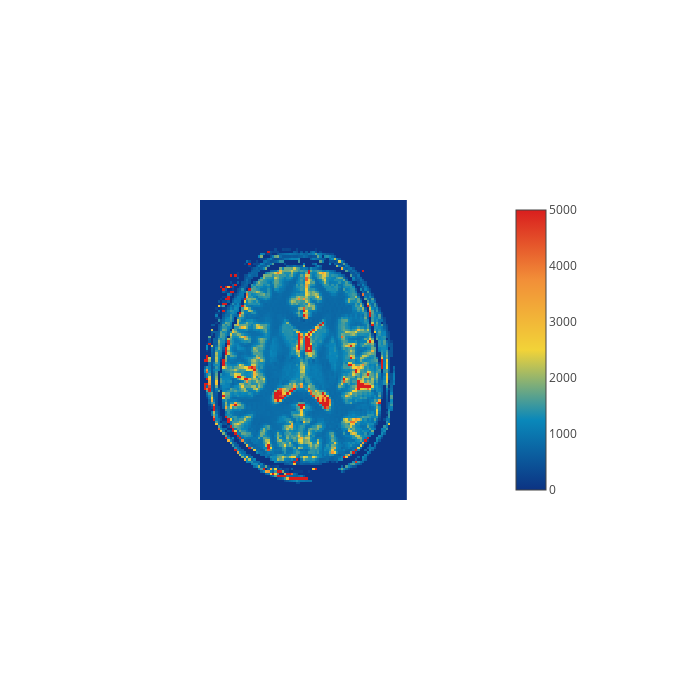

Notebook cell for this chart:
### Code cell
trace = go.Heatmap(x = xAxis,
                   y = yAxis,
                   z=t1Map,
                   colorscale='Portland')

data=[trace]

axis_template = dict(range = [0,127], autorange = False,
             showgrid = False, zeroline = False, showticklabels = False,
             ticks = '' )

layout = dict( margin = dict(t=200,r=200,b=200,l=200),
    xaxis = axis_template,
    yaxis = axis_template,
    showlegend = False,
    width = 700, height = 700,
    autosize = False )


fig = dict(data=data, layout=layout)

iplot(fig, filename = 'basic-heatmap', config = config)

### Figure 1 — Plotly figure (JSON) as saved in the notebook; plotly's stock layout.template omitted (floating-point values rounded to 4 significant figures; data arrays with more than 128 entries replaced by an {"elided": "..."} marker saying what was removed)
{"data": [{"colorscale": "Portland", "type": "heatmap", "uid": "e63fbeb0-c295-11e8-bd23-be5e148a07fa", "x": [0, 1, 2, 3, 4, 5, 6, 7, 8, 9, 10, 11, 12, 13, 14, 15, 16, 17, 18, 19, 20, 21, 22, 23, 24, 25, 26, 27, 28, 29, 30, 31, 32, 33, 34, 35, 36, 37, 38, 39, 40, 41, 42, 43, 44, 45, 46, 47, 48, 49, 50, 51, 52, 53, 54, 55, 56, 57, 58, 59, 60, 61, 62, 63, 64, 65, 66, 67, 68, 69, 70, 71, 72, 73, 74, 75, 76, 77, 78, 79, 80, 81, 82, 83, 84, 85, 86, 87], "y": [0, 1, 2, 3, 4, 5, 6, 7, 8, 9, 10, 11, 12, 13, 14, 15, 16, 17, 18, 19, 20, 21, 22, 23, 24, 25, 26, 27, 28, 29, 30, 31, 32, 33, 34, 35, 36, 37, 38, 39, 40, 41, 42, 43, 44, 45, 46, 47, 48, 49, 50, 51, 52, 53, 54, 55, 56, 57, 58, 59, 60, 61, 62, 63, 64, 65, 66, 67, 68, 69, 70, 71, 72, 73, 74, 75, 76, 77, 78, 79, 80, 81, 82, 83, 84, 85, 86, 87, 88, 89, 90, 91, 92, 93, 94, 95, 96, 97, 98, 99, 100, 101, 102, 103, 104, 105, 106, 107, 108, 109, 110, 111, 112, 113, 114, 115, 116, 117, 118, 119, 120, 121, 122, 123, 124, 125, 126, 127], "z": {"elided": "128x88 float values"}}], "layout": {"autosize": false, "height": 700, "margin": {"b": 200, "l": 200, "r": 200, "t": 200}, "showlegend": false, "width": 700, "xaxis": {"autorange": false, "range": [0, 127], "showgrid": false, "showticklabels": false, "ticks": "", "zeroline": false}, "yaxis": {"autorange": false, "range": [0, 127], "showgrid": false, "showticklabels": false, "ticks": "", "zeroline": false}}}
